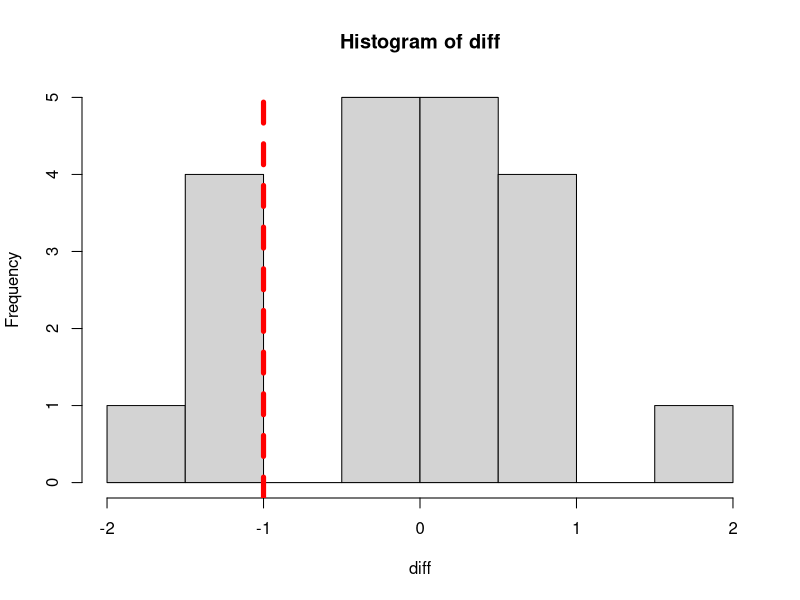

This figure's R source:
## ---- chunk 1
library(gtools)
## ---- chunk 2
# Need `gtools` package
library(gtools)

# Obs from group A
Obs_A   <- c(1.0, 2.0, 3.0)

# Obs from group B
Obs_B   <- c(2.0, 3.0, 4.0)

# Compute the difference, d
Obs_diff <- mean(Obs_A) - mean(Obs_B)
print(Obs_diff)

# Given H0 is true, we assume that A and B are from the same population
# So the total possible groupings for A is C(6,3) 
Obs_all     <- c(Obs_A, Obs_B)
Groupings_A <- combinations(length(Obs_all),length(Obs_A),Obs_all,F)

# Show all possible groupings of A
print(Groupings_A)
## ---- chunk 3
# Make an empty list
diff <- c()

# Loop all possible grouping methods for A
for(i in 1:dim(Groupings_A)[1]){
  # Mean of group A
  mean_A <- mean(Groupings_A[i,])
  
  # Mean of group B
  mean_B <- (sum(Obs_all)-sum(Groupings_A[i,]))/length(Obs_B)
  
  # Difference
  diff <- c(diff, mean_A - mean_B)
}

# Show all possible differences
print(diff)

# Plot all possible differences
hist(diff)

# Add a vertical line
abline(v=Obs_diff, col="red", lwd=5, lty=2)
## ---- chunk 4
# Compute p-value
length(which(diff<=Obs_diff))/length(diff)
